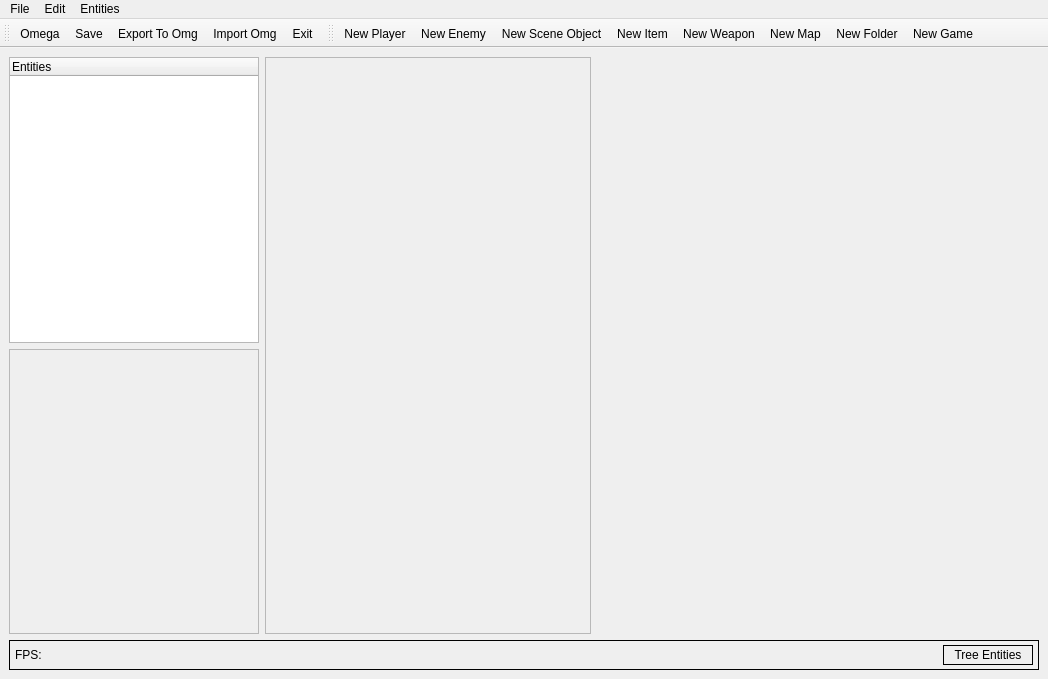
<?xml version="1.0" encoding="UTF-8"?>
<ui version="4.0">
 <class>OmegaWindow</class>
 <widget class="QMainWindow" name="OmegaWindow">
  <property name="geometry">
   <rect>
    <x>0</x>
    <y>0</y>
    <width>1048</width>
    <height>679</height>
   </rect>
  </property>
  <property name="windowTitle">
   <string>Omega Editor</string>
  </property>
  <property name="windowIcon">
   <iconset resource="images.qrc">
    <normaloff>:/Media/omega.png</normaloff>:/Media/omega.png</iconset>
  </property>
  <property name="styleSheet">
   <string notr="true"/>
  </property>
  <property name="iconSize">
   <size>
    <width>24</width>
    <height>24</height>
   </size>
  </property>
  <widget class="QWidget" name="centralwidget">
   <layout class="QVBoxLayout" name="verticalLayout_2">
    <item>
     <layout class="QHBoxLayout" name="horizontalLayout_2">
      <item>
       <layout class="QVBoxLayout" name="verticalLayout">
        <item>
         <widget class="QOmgTreeEntities" name="treeWidget">
          <property name="sizePolicy">
           <sizepolicy hsizetype="Expanding" vsizetype="MinimumExpanding">
            <horstretch>0</horstretch>
            <verstretch>0</verstretch>
           </sizepolicy>
          </property>
          <property name="maximumSize">
           <size>
            <width>250</width>
            <height>16777215</height>
           </size>
          </property>
          <column>
           <property name="text">
            <string>Entities</string>
           </property>
          </column>
         </widget>
        </item>
        <item>
         <widget class="QScrollArea" name="scrollArea">
          <property name="minimumSize">
           <size>
            <width>250</width>
            <height>0</height>
           </size>
          </property>
          <property name="maximumSize">
           <size>
            <width>200</width>
            <height>400</height>
           </size>
          </property>
          <property name="verticalScrollBarPolicy">
           <enum>Qt::ScrollBarAlwaysOff</enum>
          </property>
          <property name="horizontalScrollBarPolicy">
           <enum>Qt::ScrollBarAlwaysOff</enum>
          </property>
          <property name="widgetResizable">
           <bool>true</bool>
          </property>
          <widget class="QWidget" name="scrollAreaWidgetContents">
           <property name="geometry">
            <rect>
             <x>0</x>
             <y>0</y>
             <width>248</width>
             <height>278</height>
            </rect>
           </property>
          </widget>
         </widget>
        </item>
       </layout>
      </item>
      <item>
       <widget class="QScrollArea" name="bigScrollArea">
        <property name="widgetResizable">
         <bool>true</bool>
        </property>
        <widget class="QWidget" name="scrollAreaWidgetContents_2">
         <property name="geometry">
          <rect>
           <x>0</x>
           <y>0</y>
           <width>298</width>
           <height>566</height>
          </rect>
         </property>
         <zorder>renderWidget</zorder>
        </widget>
       </widget>
      </item>
      <item>
       <widget class="QWidget" name="renderWidget" native="true">
        <property name="sizePolicy">
         <sizepolicy hsizetype="Expanding" vsizetype="Preferred">
          <horstretch>0</horstretch>
          <verstretch>0</verstretch>
         </sizepolicy>
        </property>
        <property name="minimumSize">
         <size>
          <width>100</width>
          <height>100</height>
         </size>
        </property>
       </widget>
      </item>
      <item>
       <widget class="QOmgDragableEntities" name="entities" native="true">
        <property name="sizePolicy">
         <sizepolicy hsizetype="Expanding" vsizetype="MinimumExpanding">
          <horstretch>0</horstretch>
          <verstretch>0</verstretch>
         </sizepolicy>
        </property>
        <property name="minimumSize">
         <size>
          <width>110</width>
          <height>100</height>
         </size>
        </property>
        <property name="maximumSize">
         <size>
          <width>110</width>
          <height>16777215</height>
         </size>
        </property>
       </widget>
      </item>
     </layout>
    </item>
    <item>
     <widget class="QFrame" name="frame">
      <property name="minimumSize">
       <size>
        <width>0</width>
        <height>30</height>
       </size>
      </property>
      <property name="maximumSize">
       <size>
        <width>16777215</width>
        <height>30</height>
       </size>
      </property>
      <property name="styleSheet">
       <string notr="true">QWidget{border:1px solid black;}

QLabel{border:1px soid white;}

</string>
      </property>
      <property name="frameShape">
       <enum>QFrame::StyledPanel</enum>
      </property>
      <property name="frameShadow">
       <enum>QFrame::Raised</enum>
      </property>
      <layout class="QHBoxLayout" name="horizontalLayout">
       <property name="leftMargin">
        <number>5</number>
       </property>
       <property name="topMargin">
        <number>0</number>
       </property>
       <property name="rightMargin">
        <number>5</number>
       </property>
       <property name="bottomMargin">
        <number>0</number>
       </property>
       <item>
        <widget class="QLabel" name="_fps_label">
         <property name="styleSheet">
          <string notr="true"/>
         </property>
         <property name="text">
          <string>FPS:</string>
         </property>
        </widget>
       </item>
       <item>
        <spacer name="horizontalSpacer">
         <property name="orientation">
          <enum>Qt::Horizontal</enum>
         </property>
         <property name="sizeHint" stdset="0">
          <size>
           <width>40</width>
           <height>20</height>
          </size>
         </property>
        </spacer>
       </item>
       <item>
        <widget class="QPushButton" name="_p_tree_entities">
         <property name="minimumSize">
          <size>
           <width>90</width>
           <height>20</height>
          </size>
         </property>
         <property name="text">
          <string>Tree Entities</string>
         </property>
         <property name="icon">
          <iconset resource="images.qrc">
           <normaloff>:/Media/tree_folder.png</normaloff>:/Media/tree_folder.png</iconset>
         </property>
        </widget>
       </item>
      </layout>
     </widget>
    </item>
   </layout>
  </widget>
  <widget class="QToolBar" name="OmegaToolBar">
   <property name="windowTitle">
    <string>Tool Bar</string>
   </property>
   <property name="iconSize">
    <size>
     <width>20</width>
     <height>20</height>
    </size>
   </property>
   <attribute name="toolBarArea">
    <enum>TopToolBarArea</enum>
   </attribute>
   <attribute name="toolBarBreak">
    <bool>false</bool>
   </attribute>
   <addaction name="actionOmega"/>
   <addaction name="actionSave"/>
   <addaction name="actionExport_To_Omg"/>
   <addaction name="actionImport_Omg"/>
   <addaction name="actionExit"/>
  </widget>
  <widget class="QMenuBar" name="menuBar">
   <property name="geometry">
    <rect>
     <x>0</x>
     <y>0</y>
     <width>1048</width>
     <height>21</height>
    </rect>
   </property>
   <widget class="QMenu" name="menuFile">
    <property name="title">
     <string>File</string>
    </property>
    <addaction name="actionOmega"/>
    <addaction name="actionExport_To_Omg"/>
    <addaction name="actionImport_Omg"/>
    <addaction name="separator"/>
    <addaction name="actionSave"/>
    <addaction name="separator"/>
    <addaction name="actionExit"/>
   </widget>
   <widget class="QMenu" name="menuEdit">
    <property name="title">
     <string>Edit</string>
    </property>
    <addaction name="separator"/>
    <addaction name="actionNew_Folder"/>
    <addaction name="actionNewGame"/>
   </widget>
   <widget class="QMenu" name="menuEntities">
    <property name="title">
     <string>Entities</string>
    </property>
    <addaction name="actionNew_Player"/>
    <addaction name="actionNew_Enemy"/>
    <addaction name="actionNew_Scene_Object"/>
    <addaction name="actionNew_Item"/>
    <addaction name="actionNew_Weapon"/>
    <addaction name="actionNew_Map"/>
   </widget>
   <addaction name="menuFile"/>
   <addaction name="menuEdit"/>
   <addaction name="menuEntities"/>
  </widget>
  <widget class="QToolBar" name="toolBar">
   <property name="windowTitle">
    <string>toolBar</string>
   </property>
   <attribute name="toolBarArea">
    <enum>TopToolBarArea</enum>
   </attribute>
   <attribute name="toolBarBreak">
    <bool>false</bool>
   </attribute>
   <addaction name="actionNew_Player"/>
   <addaction name="actionNew_Enemy"/>
   <addaction name="actionNew_Scene_Object"/>
   <addaction name="actionNew_Item"/>
   <addaction name="actionNew_Weapon"/>
   <addaction name="actionNew_Map"/>
   <addaction name="actionNew_Folder"/>
   <addaction name="actionNewGame"/>
  </widget>
  <action name="actionOmega">
   <property name="icon">
    <iconset resource="images.qrc">
     <normaloff>:/Media/omega.png</normaloff>:/Media/omega.png</iconset>
   </property>
   <property name="text">
    <string>Omega</string>
   </property>
  </action>
  <action name="actionExit">
   <property name="icon">
    <iconset resource="images.qrc">
     <normaloff>:/Media/exit.png</normaloff>:/Media/exit.png</iconset>
   </property>
   <property name="text">
    <string>Exit</string>
   </property>
   <property name="shortcut">
    <string>Ctrl+E</string>
   </property>
  </action>
  <action name="actionNew_Player">
   <property name="icon">
    <iconset resource="images.qrc">
     <normaloff>:/Media/character.png</normaloff>:/Media/character.png</iconset>
   </property>
   <property name="text">
    <string>New Player</string>
   </property>
  </action>
  <action name="actionNew_Enemy">
   <property name="icon">
    <iconset resource="images.qrc">
     <normaloff>:/Media/enemy.png</normaloff>:/Media/enemy.png</iconset>
   </property>
   <property name="text">
    <string>New Enemy</string>
   </property>
  </action>
  <action name="actionNew_Scene_Object">
   <property name="icon">
    <iconset resource="images.qrc">
     <normaloff>:/Media/sceneobj.png</normaloff>:/Media/sceneobj.png</iconset>
   </property>
   <property name="text">
    <string>New Scene Object</string>
   </property>
  </action>
  <action name="actionNew_Item">
   <property name="icon">
    <iconset resource="images.qrc">
     <normaloff>:/Media/item.png</normaloff>:/Media/item.png</iconset>
   </property>
   <property name="text">
    <string>New Item</string>
   </property>
  </action>
  <action name="actionSave">
   <property name="icon">
    <iconset resource="images.qrc">
     <normaloff>:/Media/save.png</normaloff>:/Media/save.png</iconset>
   </property>
   <property name="text">
    <string>Save</string>
   </property>
   <property name="shortcut">
    <string>Ctrl+S</string>
   </property>
  </action>
  <action name="actionNew_Weapon">
   <property name="icon">
    <iconset resource="images.qrc">
     <normaloff>:/Media/gun.png</normaloff>:/Media/gun.png</iconset>
   </property>
   <property name="text">
    <string>New Weapon</string>
   </property>
  </action>
  <action name="actionNew_Folder">
   <property name="icon">
    <iconset resource="images.qrc">
     <normaloff>:/Media/folder.png</normaloff>:/Media/folder.png</iconset>
   </property>
   <property name="text">
    <string>New Folder</string>
   </property>
  </action>
  <action name="actionExport_To_Omg">
   <property name="icon">
    <iconset resource="images.qrc">
     <normaloff>:/Media/export.png</normaloff>:/Media/export.png</iconset>
   </property>
   <property name="text">
    <string>Export To Omg</string>
   </property>
  </action>
  <action name="actionImport_Omg">
   <property name="icon">
    <iconset resource="images.qrc">
     <normaloff>:/Media/import.png</normaloff>:/Media/import.png</iconset>
   </property>
   <property name="text">
    <string>Import Omg</string>
   </property>
  </action>
  <action name="actionNew_Map">
   <property name="icon">
    <iconset resource="images.qrc">
     <normaloff>:/Media/map.png</normaloff>:/Media/map.png</iconset>
   </property>
   <property name="text">
    <string>New Map</string>
   </property>
  </action>
  <action name="actionNewGame">
   <property name="icon">
    <iconset resource="images.qrc">
     <normaloff>:/Media/game.png</normaloff>:/Media/game.png</iconset>
   </property>
   <property name="text">
    <string>New Game</string>
   </property>
  </action>
 </widget>
 <customwidgets>
  <customwidget>
   <class>QOmgTreeEntities</class>
   <extends>QTreeWidget</extends>
   <header>QtComponents/QOmgTreeEntities.h</header>
  </customwidget>
  <customwidget>
   <class>QOmgDragableEntities</class>
   <extends>QWidget</extends>
   <header>QtComponents/QOmgDragableEntities.h</header>
   <container>1</container>
  </customwidget>
 </customwidgets>
 <resources>
  <include location="images.qrc"/>
 </resources>
 <connections/>
</ui>
